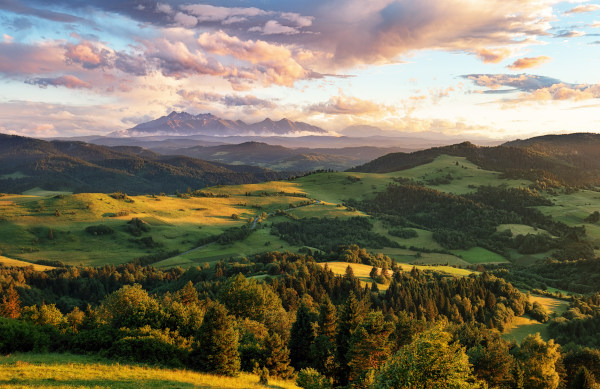
#> input picture OpenCv/Cap 2, ex3/paisagem-natural.jpg, 600 x 389 px
$ python read.py
#> lines starting #> are read from the running program, lines starting #| are printed output that depends on the picture
import cv2
imagem = cv2.imread('paisagem-natural.jpg')
#> imagem is the input picture: shape (389, 600, 3); mean B, G, R 92.7, 113.6, 120.4
for y in range(0, imagem.shape[0], 1): #percorre as linhas
 for x in range(0, imagem.shape[1], 1): #percorre as colunas
    imagem[y, x] = (0,(x*y)%256,0)
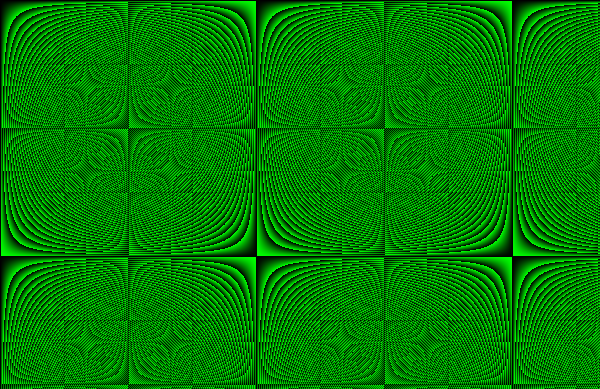
#> imagem: shape (389, 600, 3); mean B, G, R 0, 125.1, 0
cv2.imshow("Imagem modificada", imagem)
cv2.waitKey(0)
